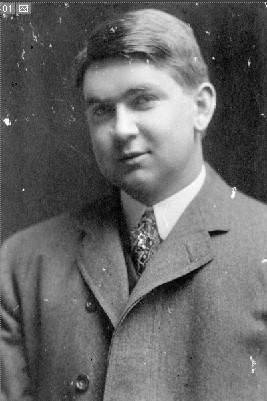
%> input picture 数字图像实验/实验三/work/t1.jpg, 267 x 401 px
$ octave Untitled4.m   (GNU Octave 9; MATLAB toolbox functions it lacks are replaced by stand-ins)
%> lines starting %> are read from the running program, lines starting %| are printed output that depends on the picture; in (x1, y1, x2, y2) boxes, pixels count from 0 and x2, y2 are one past the last pixel; in counts of white or black regions, pixels touching at a corner belong together; the program's own positions count from 1
F = imread('t1.jpg');
%> F is the input picture: size 401x267 uint8; min 0, max 255, mean 103.1
img = F;
[n, m] = size(F);
%> n = 401; m = 267
for i = 1 : n
    for j = 1 : m
        if(F(i,j)>=0 & F(i,j)<=128)
            F(i,j) = 0;
        else
            F(i,j) = 255;
        end
    end
end
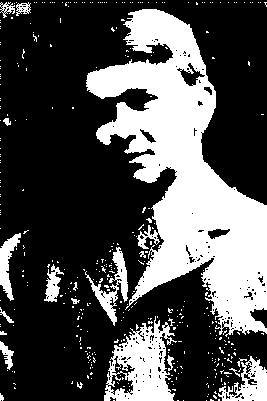
%> F: size 401x267 uint8; 31.4% white; 382 white regions (362 under 20 px), largest, box (x1, y1, x2, y2) and area: (86, 9, 267, 337) 25583, (104, 316, 177, 401) 3346, (218, 356, 267, 401) 1046
subplot(2,2,1);imshow(img);
subplot(2,2,2);imshow(F);
subplot(2,2,3);imhist(img);
subplot(2,2,4);imhist(F);
%> after `imhist(F)`:
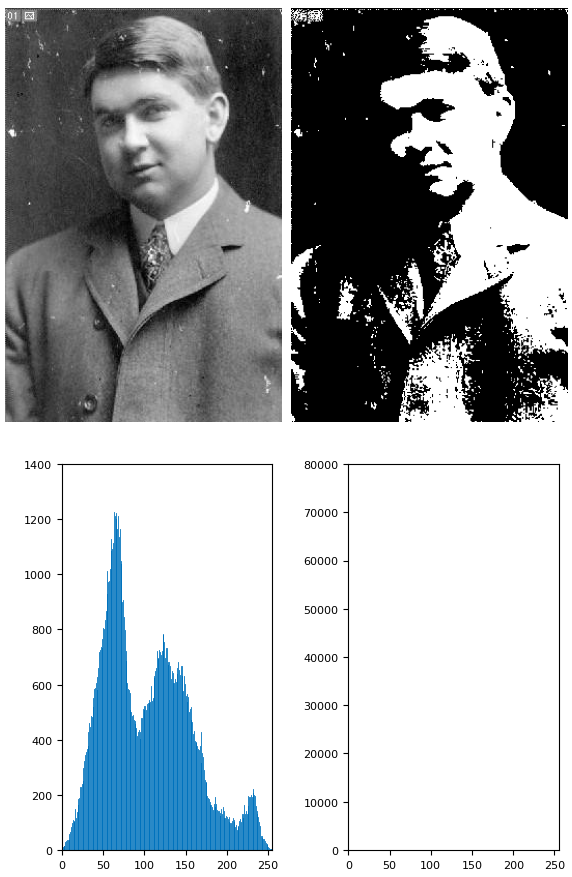
%> figure redrawn from the program's plot data, 4 panels

$ run again, with 数字图像实验/实验三/work/t2.jpg copied over 数字图像实验/实验三/work/t1.jpg
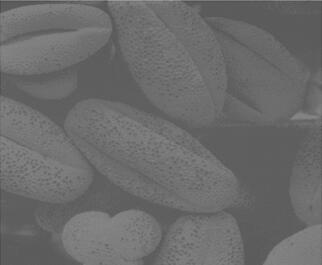
%> input picture 数字图像实验/实验三/work/t2.jpg, 322 x 265 px
%> F is the input picture: size 265x322 uint8; min 72, max 157, mean 107.3
%> after the loop `for i = 1 : n`:
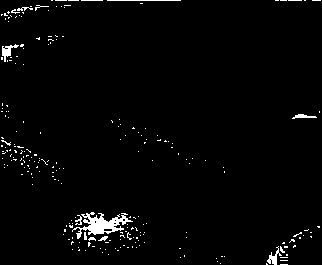
%> F: size 265x322 uint8; 2.1% white; 234 white regions (222 under 20 px), largest, box (x1, y1, x2, y2) and area: (72, 212, 133, 239) 632, (2, 44, 19, 62) 117, (267, 246, 282, 265) 99
%> `imhist(F)`:
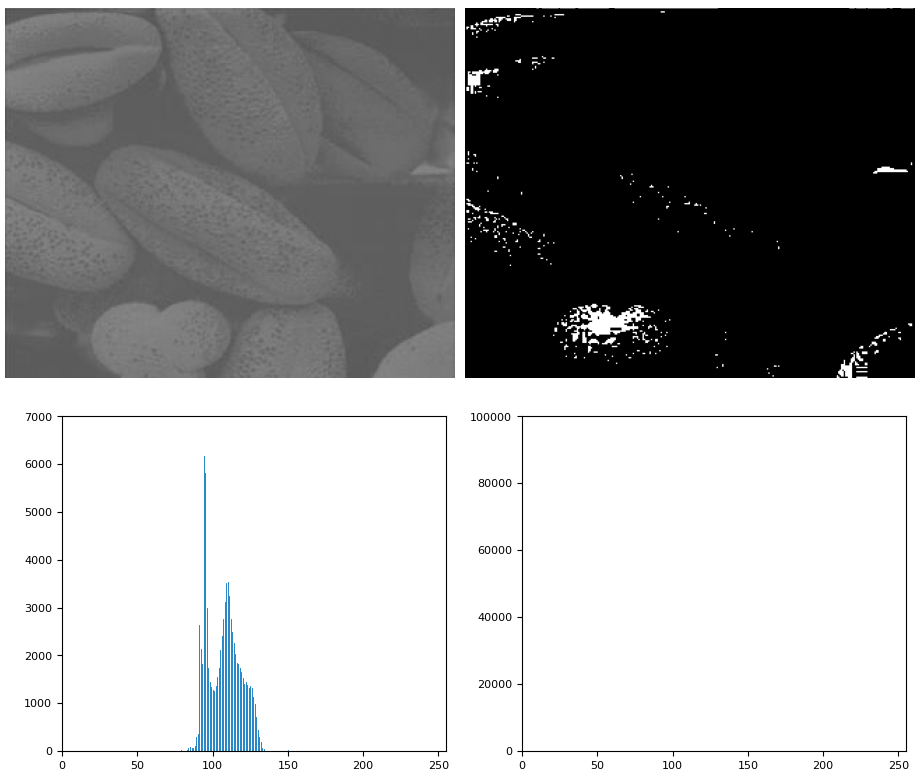
%> figure redrawn from the program's plot data, 4 panels

$ run again, with 数字图像实验/实验三/work/t3.jpg copied over 数字图像实验/实验三/work/t1.jpg
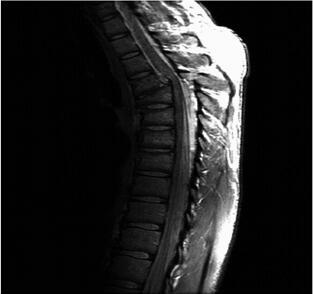
%> input picture 数字图像实验/实验三/work/t3.jpg, 313 x 294 px
%> F is the input picture: size 294x313 uint8; min 0, max 255, mean 34.2
%> after the loop `for i = 1 : n`:
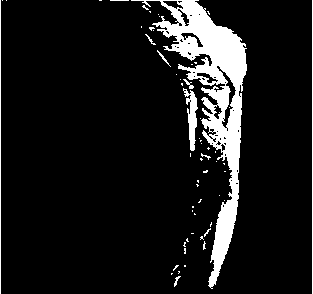
%> F: size 294x313 uint8; 9.9% white; 59 white regions (50 under 20 px), largest, box (x1, y1, x2, y2) and area: (131, 0, 247, 289) 7698, (183, 88, 198, 151) 438, (0, 0, 1, 294) 294
%> `imhist(F)`:
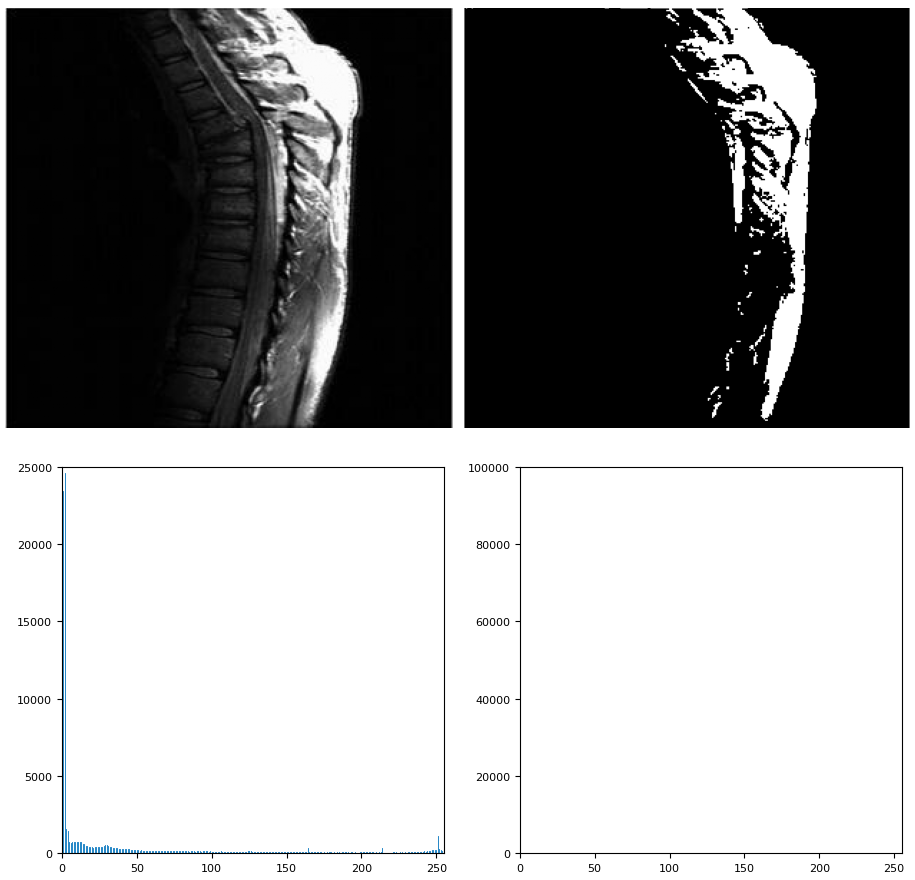
%> figure redrawn from the program's plot data, 4 panels
